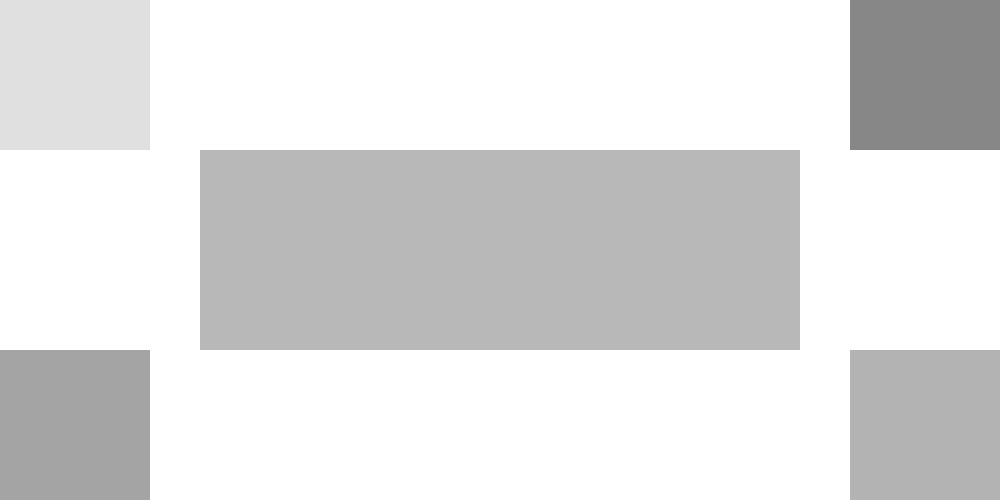
#> input picture Project_pie/test_c_01_tt.png, 1000 x 500 px, found by its file name
$ python image_threshold_to0.py
#> lines starting #> are read from the running program, lines starting #| are printed output that depends on the picture
import cv2
import numpy as np

image1 = cv2.imread(r'C:\Users\varun\Coding\python_practice\Project_pie\test_c_01_tt.png')
#> image1 is the input picture: shape (500, 1000, 3); min 135, max 255, mean 223.7
img = cv2.cvtColor(image1, cv2.COLOR_BGR2GRAY)
ret, thresh = cv2.threshold(img, 200, 255, cv2.THRESH_TOZERO)
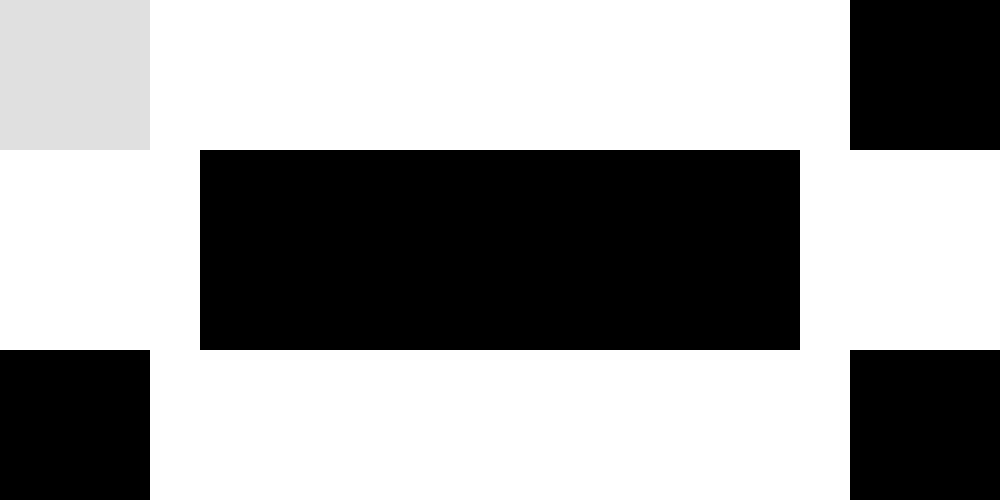
#> thresh: shape (500, 1000); min 0, max 255, mean 158
cv2.imwrite('test_c_01_tt.png', thresh)
print(ret)

cv2.waitKey(0)
cv2.destroyAllWindows()
